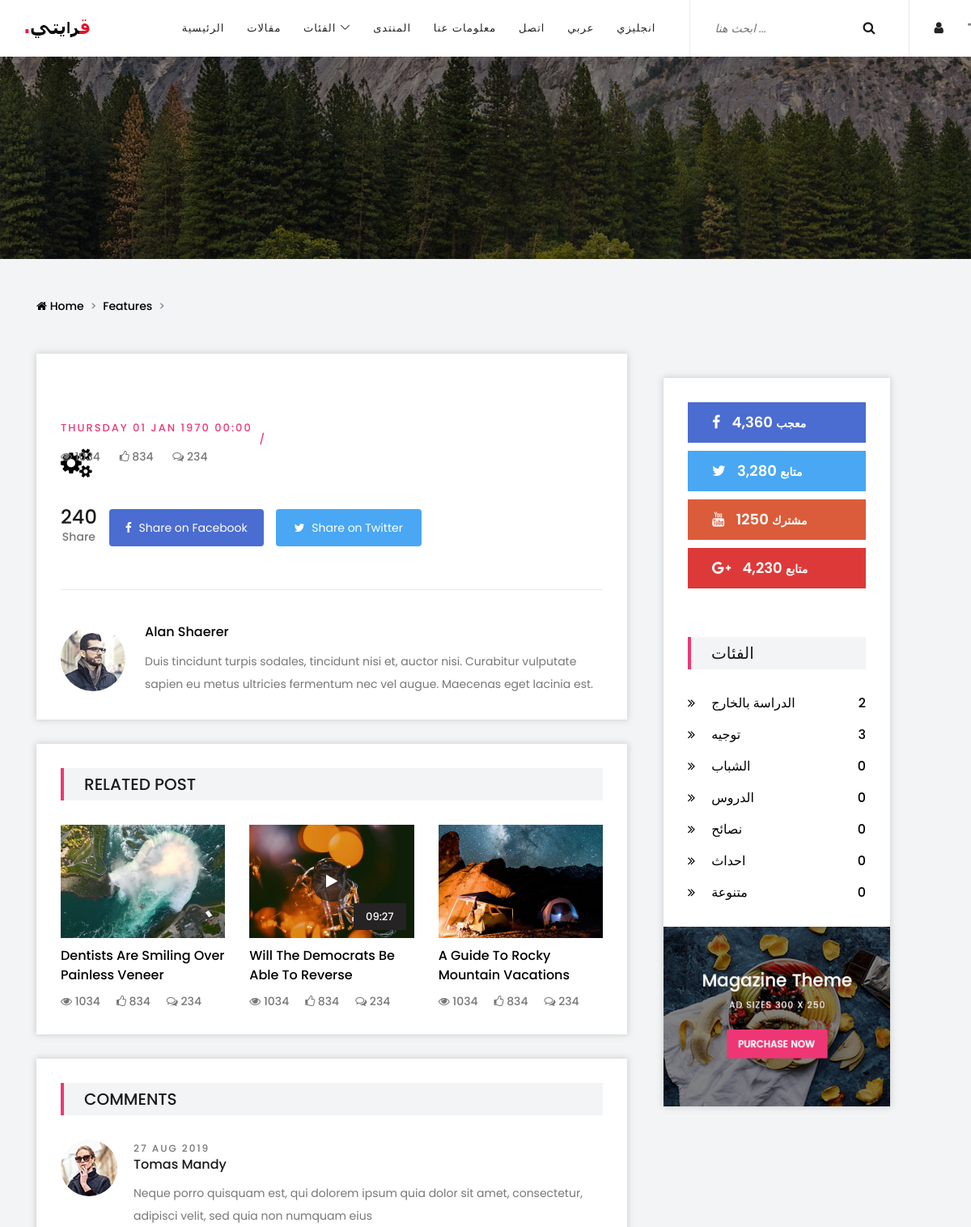
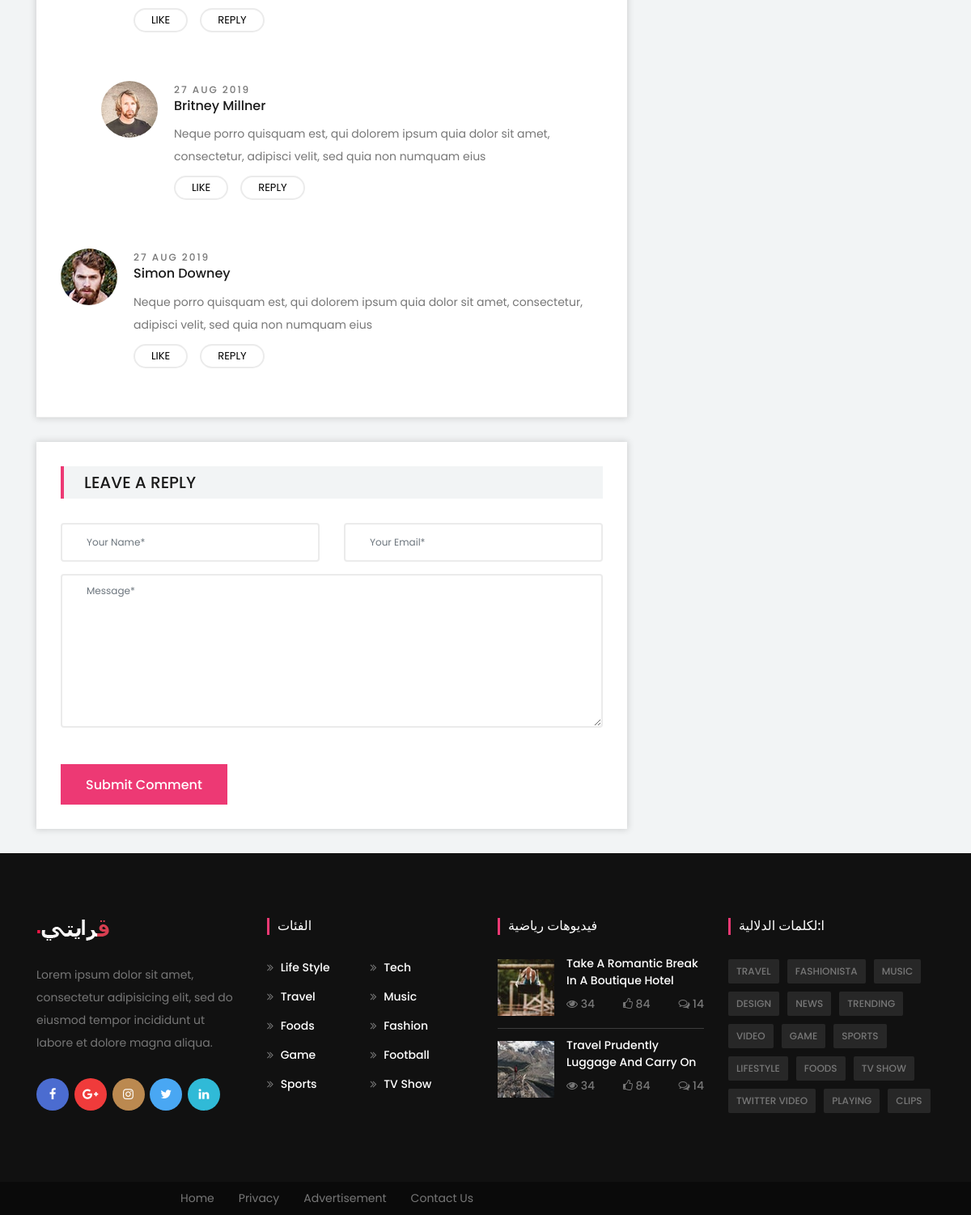
The page /single-post.php on the database its author committed (2 pictures, top to bottom).
### tables this page shows
CREATE TABLE `categories` (
  `id_categ` int(11) NOT NULL,
  `category` varchar(255) NOT NULL,
  `lang` varchar(10) NOT NULL
);

### single-post.php (the view, shortened to what the rows shown need)
<?php include 'function\header.php' ;
?>
    <section class="post-details-area">
        <div class="container">
            <div class="row justify-content-center">
                <div class="col-12 col-md-6 col-lg-5 col-xl-4">
 <div class="post-sidebar-area right-sidebar mt-30 mb-30 box-shadow">
            <div class="single-sidebar-widget p-30">
                <ul class="catagory-widgets">
                     <?php
                   $sql="select * from categories";
                   $r=mysqli_query($GLOBALS["con"],$sql);
                   if ($r) {
                       foreach ($r as $row) {
                      ?>
                       <li><a href="#"><span><i class="fa fa-angle-double-right" aria-hidden="true" style="margin-right: 20px;"> </i><?php echo $row["category"]?></span> <span><?php echo numArticle($row["id_categ"]);?></span></a></li>
                      <?php
                       }
                   }
                ?>
                </ul>
            </div>
            </div>
                </div>
            </div>
        </div>
    </section>
</body>
</html>

### rows shown on the page
categories: category "الدراسة بالخارج", id_categ "2"
categories: category "توجيه", id_categ "3"
categories: category "الشباب", id_categ "0"
categories: category "الدروس", id_categ "0"
categories: category "نصائح", id_categ "0"
categories: category "احداث", id_categ "0"
categories: category "متنوعة", id_categ "0"

### other values the page prints
$langa['Acceuil'] "الرئيسية"
$langa['Articles'] "مقالات"
$langa['Categories'] "الفئات"
$langa['Forum'] "المنتدى"
$langa['About_Us'] "معلومات عنا"
$langa['Contact'] "اتصل"
$langa['lang_ar'] "عربي"
$langa['lang_en'] "انجليزي"
date('l d M Y H:i', strtotime($date)) "THURSDAY 01 JAN 1970 00:00"
$langa['Fans'] "معجب"
$langa['Followers'] "متابع"
$langa['Subscribers'] "مشترك"
$langa['Sports_Videos'] "فيديوهات رياضية"
$langa['key'] "ا:لكلمات الدلالية"
